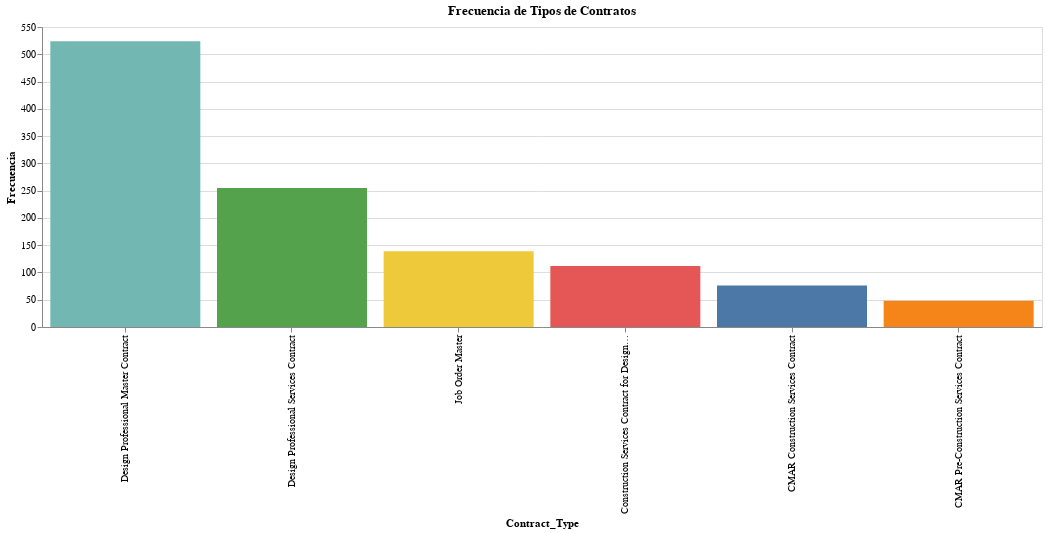

Notebook code for this chart:
### Code cell
# Frecuencia de Tipos de Contratos
graph1=alt.Chart(source_ContractType).mark_bar().encode(
    alt.X('Contract_Type',  sort='-y'),
    alt.Y('Frequency', title="Frecuencia"),
    alt.Color('Contract_Type', legend=None),
    tooltip=['Contract_Type', 'Frequency']
).properties(title="Frecuencia de Tipos de Contratos",width=1000)

display(graph1)

### Figure 1 — Vega-Lite specification as saved in the notebook (floating-point values rounded to 4 significant figures)
{"$schema": "https://vega.github.io/schema/vega-lite/v5.14.1.json", "config": {"view": {"continuousHeight": 300, "continuousWidth": 300}}, "data": {"name": "data-0e7bd90ef0dbf8e90012de0498b06d8f"}, "datasets": {"data-0e7bd90ef0dbf8e90012de0498b06d8f": [{"Contract_Type": "Design Professional Master Contract", "Frequency": 524}, {"Contract_Type": "Design Professional Services Contract", "Frequency": 255}, {"Contract_Type": "Job Order Master", "Frequency": 139}, {"Contract_Type": "Construction Services Contract for Design-Bid-Build Projects", "Frequency": 112}, {"Contract_Type": "CMAR Construction Services Contract", "Frequency": 76}, {"Contract_Type": "CMAR Pre-Construction Services Contract", "Frequency": 48}]}, "encoding": {"color": {"field": "Contract_Type", "legend": null, "type": "nominal"}, "tooltip": [{"field": "Contract_Type", "type": "nominal"}, {"field": "Frequency", "type": "quantitative"}], "x": {"field": "Contract_Type", "sort": "-y", "type": "nominal"}, "y": {"field": "Frequency", "title": "Frecuencia", "type": "quantitative"}}, "mark": {"type": "bar"}, "title": "Frecuencia de Tipos de Contratos", "width": 1000}
